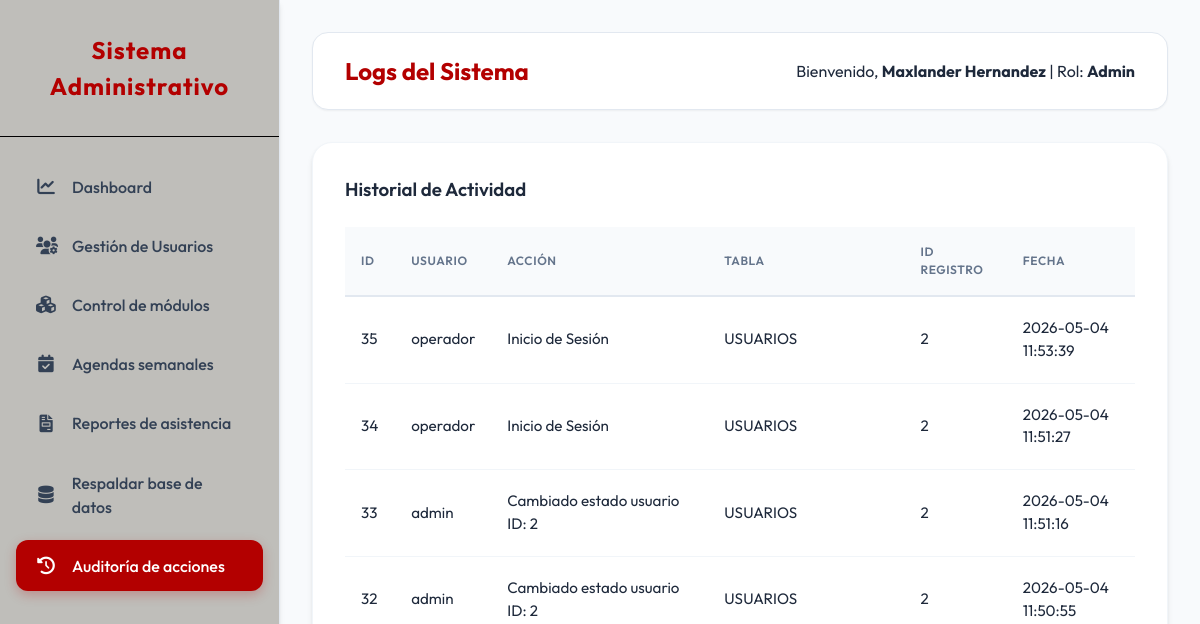
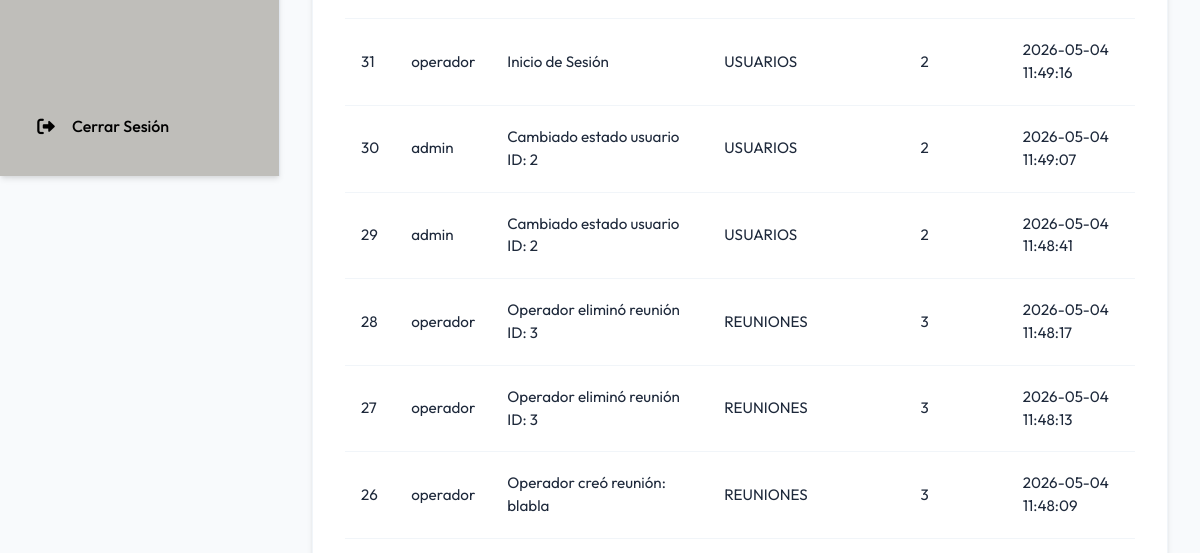
Before: /admin/logs.php (signed in, upper part) with the older database file (2 pictures, top to bottom).
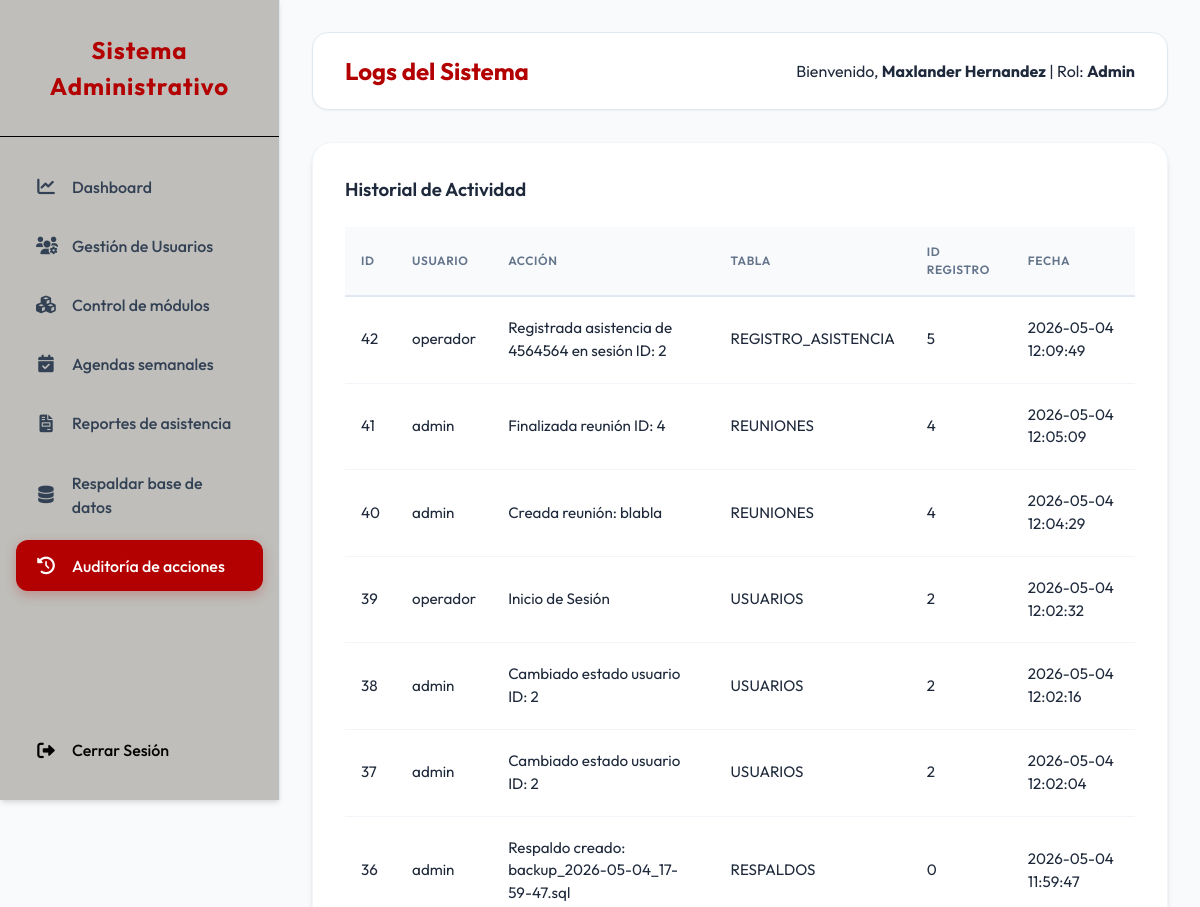
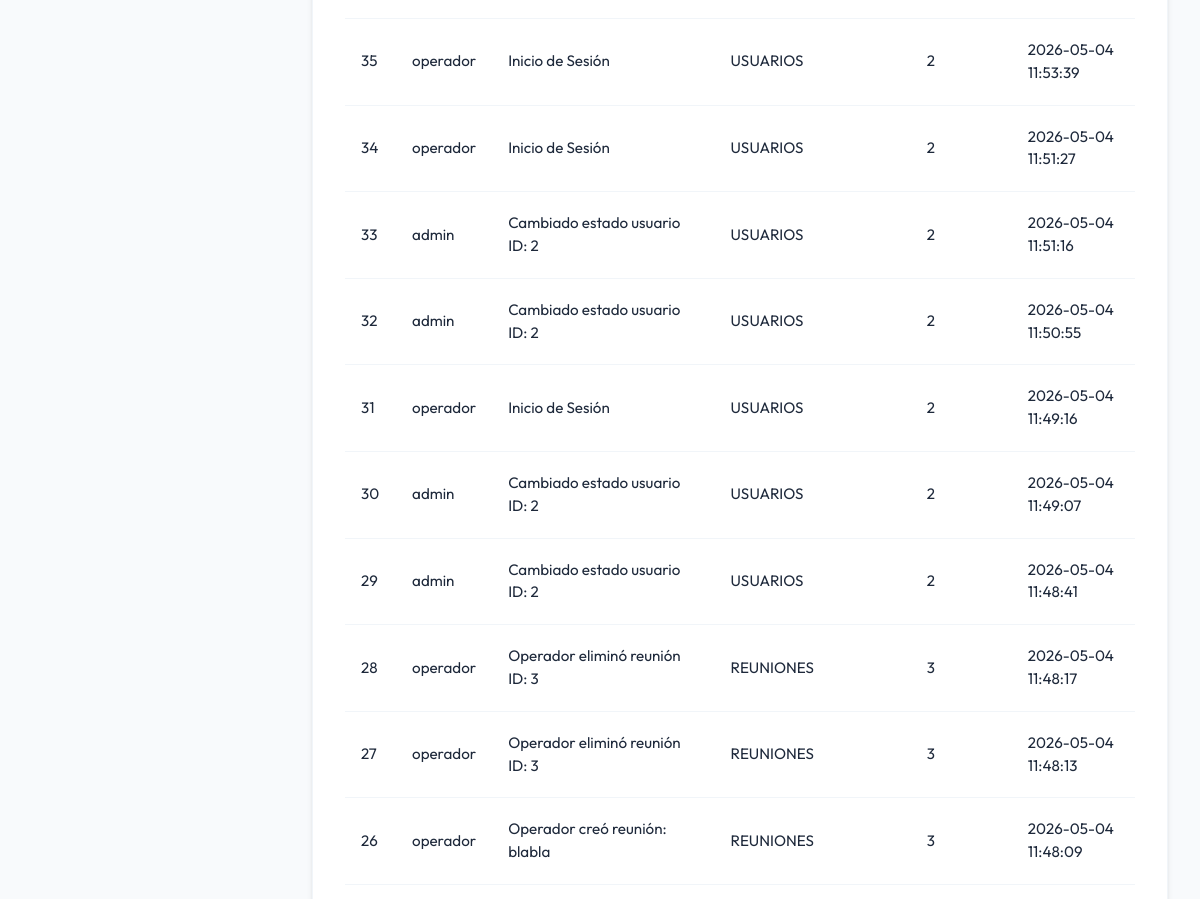
After: the same page with the newer database file (2 pictures, top to bottom).
### tables this page shows
CREATE TABLE `logs_sistema` (
  `ID_LOG` int(11) NOT NULL AUTO_INCREMENT,
  `ID_USUARIO` int(11) DEFAULT NULL,
  `ACCION` varchar(255) NOT NULL,
  `TABLA_AFECTADA` varchar(50) DEFAULT NULL,
  `REGISTRO_ID` int(11) DEFAULT NULL,
  `FECHA` timestamp NOT NULL DEFAULT current_timestamp(),
  PRIMARY KEY (`ID_LOG`),
  KEY `ID_USUARIO` (`ID_USUARIO`),
  CONSTRAINT `logs_sistema_ibfk_1` FOREIGN KEY (`ID_USUARIO`) REFERENCES `usuarios` (`ID_USUARIO`)
);

CREATE TABLE `usuarios` (
  `ID_USUARIO` int(11) NOT NULL AUTO_INCREMENT,
  `NOMBRE_COMPLETO` varchar(100) NOT NULL,
  `CEDULA` varchar(20) NOT NULL,
  `TELEFONO` varchar(15) NOT NULL,
  `NOMBRE_USUARIO` varchar(50) NOT NULL,
  `CONTRASENA` varchar(255) NOT NULL,
  `NIVEL` enum('admin','operador','visualizador') DEFAULT 'operador',
  `ACTIVO` tinyint(1) DEFAULT 1,
  `TOKEN_RECUPERACION` varchar(255) DEFAULT NULL,
  `TOKEN_EXPIRA` datetime DEFAULT NULL,
  `ULTIMA_CONEXION` datetime DEFAULT NULL,
  `ULTIMA_ACTIVIDAD` datetime DEFAULT NULL,
  `CREADO_EN` timestamp NOT NULL DEFAULT current_timestamp(),
  PRIMARY KEY (`ID_USUARIO`),
  UNIQUE KEY `CEDULA` (`CEDULA`),
  UNIQUE KEY `NOMBRE_USUARIO` (`NOMBRE_USUARIO`)
);

### admin/logs.php (the view, shortened to what this page needs)
<?php
require_once __DIR__ . '/../includes/layout_header.php';
require_once __DIR__ . '/../config/database.php';
$logs = $pdo->query("SELECT L.*, U.NOMBRE_USUARIO FROM LOGS_SISTEMA L LEFT JOIN USUARIOS U ON L.ID_USUARIO = U.ID_USUARIO ORDER BY L.FECHA DESC LIMIT 100")->fetchAll();
?>
<div class="card">
    <h3>Historial de Actividad</h3>
    <table>
        <thead>
            <tr>
                <th>ID</th>
                <th>Usuario</th>
                <th>Acción</th>
                <th>Tabla</th>
                <th>ID Registro</th>
                <th>Fecha</th>
            </tr>
        </thead>
        <tbody>
            <?php foreach ($logs as $l): ?>
            <tr>
                <td><?php echo $l['ID_LOG']; ?></td>
                <td><?php echo $l['NOMBRE_USUARIO']; ?></td>
                <td><?php echo $l['ACCION']; ?></td>
                <td><?php echo $l['TABLA_AFECTADA']; ?></td>
                <td><?php echo $l['REGISTRO_ID']; ?></td>
                <td><?php echo $l['FECHA']; ?></td>
            </tr>
            <?php endforeach; ?>
        </tbody>
    </table>
</div>
<?php require_once __DIR__ . '/../includes/layout_footer.php'; ?>

Changed rows visible on the page:
added logs_sistema: ID_LOG "42", ID_USUARIO.NOMBRE_USUARIO "operador", ACCION "Registrada asistencia de 4564564 en sesión ID: 2", TABLA_AFECTADA "REGISTRO_ASISTENCIA", REGISTRO_ID "5", FECHA "2026-05-04 12:09:49"
added logs_sistema: ID_LOG "41", ID_USUARIO.NOMBRE_USUARIO "admin", ACCION "Finalizada reunión ID: 4", TABLA_AFECTADA "REUNIONES", REGISTRO_ID "4", FECHA "2026-05-04 12:05:09"
added logs_sistema: ID_LOG "40", ID_USUARIO.NOMBRE_USUARIO "admin", ACCION "Creada reunión: blabla", TABLA_AFECTADA "REUNIONES", REGISTRO_ID "4", FECHA "2026-05-04 12:04:29"
added logs_sistema: ID_LOG "39", ID_USUARIO.NOMBRE_USUARIO "operador", ACCION "Inicio de Sesión", TABLA_AFECTADA "USUARIOS", REGISTRO_ID "2", FECHA "2026-05-04 12:02:32"
added logs_sistema: ID_LOG "38", ID_USUARIO.NOMBRE_USUARIO "admin", ACCION "Cambiado estado usuario ID: 2", TABLA_AFECTADA "USUARIOS", REGISTRO_ID "2", FECHA "2026-05-04 12:02:16"
added logs_sistema: ID_LOG "37", ID_USUARIO.NOMBRE_USUARIO "admin", ACCION "Cambiado estado usuario ID: 2", TABLA_AFECTADA "USUARIOS", REGISTRO_ID "2", FECHA "2026-05-04 12:02:04"
added logs_sistema: ID_LOG "36", ID_USUARIO.NOMBRE_USUARIO "admin", ACCION "Respaldo creado: backup_2026-05-04_17-59-47.sql", TABLA_AFECTADA "RESPALDOS", REGISTRO_ID "0", FECHA "2026-05-04 11:59:47"
